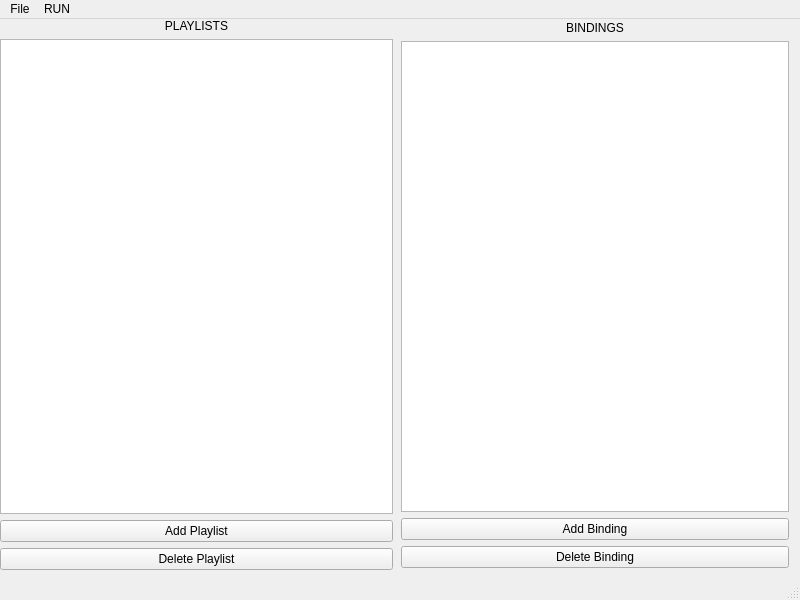
<?xml version="1.0" encoding="UTF-8"?>
<ui version="4.0">
 <class>MainWindow</class>
 <widget class="QMainWindow" name="MainWindow">
  <property name="geometry">
   <rect>
    <x>0</x>
    <y>0</y>
    <width>800</width>
    <height>600</height>
   </rect>
  </property>
  <property name="mouseTracking">
   <bool>false</bool>
  </property>
  <property name="windowTitle">
   <string>Playlist MIDI Swapper</string>
  </property>
  <widget class="QWidget" name="centralwidget">
   <widget class="QWidget" name="horizontalLayoutWidget">
    <property name="geometry">
     <rect>
      <x>0</x>
      <y>0</y>
      <width>791</width>
      <height>551</height>
     </rect>
    </property>
    <layout class="QHBoxLayout" name="horizontalLayout">
     <item>
      <layout class="QVBoxLayout" name="playlists_container">
       <item>
        <widget class="QLabel" name="label">
         <property name="text">
          <string>PLAYLISTS</string>
         </property>
         <property name="alignment">
          <set>Qt::AlignCenter</set>
         </property>
        </widget>
       </item>
       <item>
        <widget class="QTableView" name="p_table">
         <property name="enabled">
          <bool>true</bool>
         </property>
         <property name="sizePolicy">
          <sizepolicy hsizetype="Minimum" vsizetype="MinimumExpanding">
           <horstretch>0</horstretch>
           <verstretch>0</verstretch>
          </sizepolicy>
         </property>
        </widget>
       </item>
       <item>
        <widget class="QPushButton" name="p_add">
         <property name="text">
          <string>Add Playlist</string>
         </property>
        </widget>
       </item>
       <item>
        <widget class="QPushButton" name="p_del">
         <property name="text">
          <string>Delete Playlist</string>
         </property>
        </widget>
       </item>
      </layout>
     </item>
     <item>
      <layout class="QVBoxLayout" name="bindings_container" stretch="0,0,0,0">
       <property name="spacing">
        <number>6</number>
       </property>
       <property name="sizeConstraint">
        <enum>QLayout::SetDefaultConstraint</enum>
       </property>
       <property name="leftMargin">
        <number>2</number>
       </property>
       <property name="topMargin">
        <number>2</number>
       </property>
       <property name="rightMargin">
        <number>2</number>
       </property>
       <property name="bottomMargin">
        <number>2</number>
       </property>
       <item>
        <widget class="QLabel" name="label_2">
         <property name="text">
          <string>BINDINGS</string>
         </property>
         <property name="alignment">
          <set>Qt::AlignCenter</set>
         </property>
        </widget>
       </item>
       <item>
        <widget class="QTableView" name="b_table">
         <property name="enabled">
          <bool>true</bool>
         </property>
         <property name="sizePolicy">
          <sizepolicy hsizetype="Minimum" vsizetype="MinimumExpanding">
           <horstretch>0</horstretch>
           <verstretch>0</verstretch>
          </sizepolicy>
         </property>
        </widget>
       </item>
       <item>
        <widget class="QPushButton" name="b_add">
         <property name="text">
          <string>Add Binding</string>
         </property>
        </widget>
       </item>
       <item>
        <widget class="QPushButton" name="b_del">
         <property name="text">
          <string>Delete Binding</string>
         </property>
        </widget>
       </item>
      </layout>
     </item>
    </layout>
   </widget>
  </widget>
  <widget class="QMenuBar" name="menubar">
   <property name="geometry">
    <rect>
     <x>0</x>
     <y>0</y>
     <width>800</width>
     <height>21</height>
    </rect>
   </property>
   <widget class="QMenu" name="menuFile">
    <property name="title">
     <string>File</string>
    </property>
    <addaction name="action_save"/>
   </widget>
   <widget class="QMenu" name="menuRUN">
    <property name="title">
     <string>RUN</string>
    </property>
    <addaction name="actionStart"/>
    <addaction name="actionStop"/>
   </widget>
   <addaction name="menuFile"/>
   <addaction name="menuRUN"/>
  </widget>
  <widget class="QStatusBar" name="statusbar"/>
  <action name="action_save">
   <property name="text">
    <string>&amp;Save</string>
   </property>
   <property name="toolTip">
    <string>Save All Changes</string>
   </property>
   <property name="shortcut">
    <string>Ctrl+S</string>
   </property>
  </action>
  <action name="actionStart">
   <property name="text">
    <string>Start</string>
   </property>
   <property name="shortcut">
    <string>Ctrl+R</string>
   </property>
  </action>
  <action name="actionStop">
   <property name="text">
    <string>Stop</string>
   </property>
   <property name="shortcut">
    <string>Ctrl+T</string>
   </property>
  </action>
 </widget>
 <resources/>
 <connections/>
</ui>
